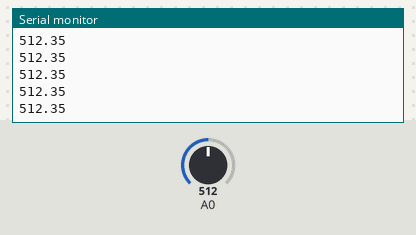
The sketch below on a simulated Arduino Uno, built with avr-gcc and run on an emulated ATmega328P. On the bench: the last lines printed to the serial monitor. Inputs (shaded band) come from the test bench; at power-on: A0 = 512.

Above: at 1.2 s.
1.3 s: A0 set to 716
At 2.3 s:
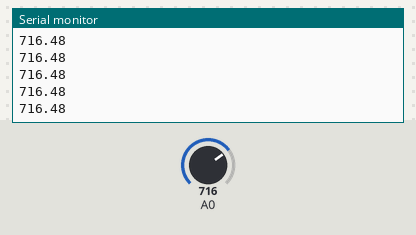
2.8 s: A0 set to 900
At 3.5 s:
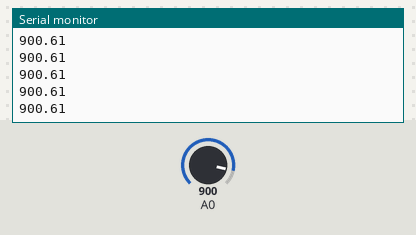
Timing chart, 0 to 5.8 s (numbered marks = the images above; inputs shaded):
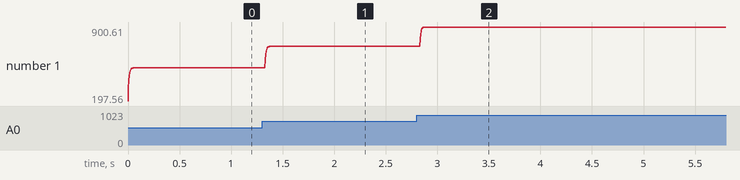

Measured:
- after the input at 1.3 s, the serial monitor: prints a new line at once (image 1)
- after the input at 2.8 s, the serial monitor: prints a new line at once (image 2)
- plotted number 1: 512.35 → 716.48 after the input at 1.3 s, 716.48 → 900.61 after the input at 2.8 s

The sketch:

sketch_jun19b.ino
```cpp
#include<MsTimer2.h>
void setup() {
  Serial.begin(19200);
  // MsTimer2::set(0.002,loop);
   //MsTimer2::start();
}

void loop() {

  static float y[2] = {0};
  y[1] = 0.6144 * y[0] + 0.38586 * analogRead(0);
  y[0] = y[1];
  Serial.println(y[1]);
  delay(2);

}
```
